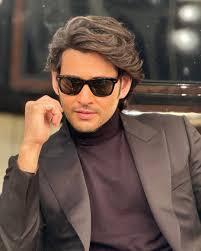
#> input picture All_data_sets/dataset/mb_2.jpeg, 201 x 251 px; its folder holds 5 pictures in this run
$ jupyter execute --allow-errors open_cv_4.ipynb
#> lines starting #> are read from the running program, lines starting #| are printed output that depends on the picture; after the words box and inside, x2 and y2 are one past the last pixel; in counts of white or black regions, pixels touching at a corner belong together
# Contours & Edge Detection

[cell 1]
import cv2
import numpy as np
import matplotlib.pyplot as plt
import os

[cell 2]
path = "../All_data_sets/dataset"

[cell 3]
os.listdir(path)

[cell 4]
def display(img):

    plt.imshow(img)
    plt.axis("off")
    plt.show()

[cell 5]
image = cv2.imread( path+'/mb_2.jpeg' )
#> image is the input picture: shape (251, 201, 3); mean B, G, R 75.2, 84.1, 103.4

# Edge Detection with Canny

[cell 6]
# Convert to grayscale
gray = cv2.cvtColor(image, cv2.COLOR_BGR2GRAY)
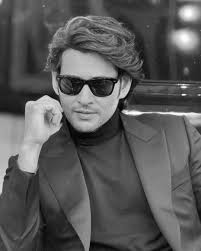
#> gray: shape (251, 201); min 1, max 254, mean 88.8

# Apply Gaussian Blur (reduces noise)
blurred = cv2.GaussianBlur(gray, (5,5), 0)
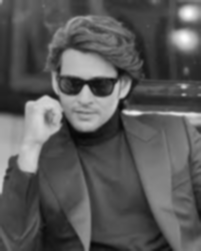
#> blurred: shape (251, 201); min 7, max 252, mean 88.8

# Canny Edge Detection
edges = cv2.Canny(blurred, 100, 200)
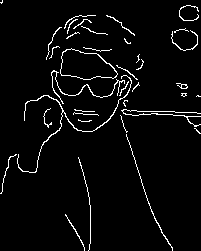
#> edges: shape (251, 201); 3.9% white in thin lines or dots

[cell 7]
display(edges)

[cell 8]
plt.subplot(1,2,1), plt.imshow(gray, cmap='gray'), plt.title("Gray Image")
plt.axis('off')

plt.subplot(1,2,2), plt.imshow(edges, cmap='gray'), plt.title("Canny Edges")
plt.axis('off')

plt.show()
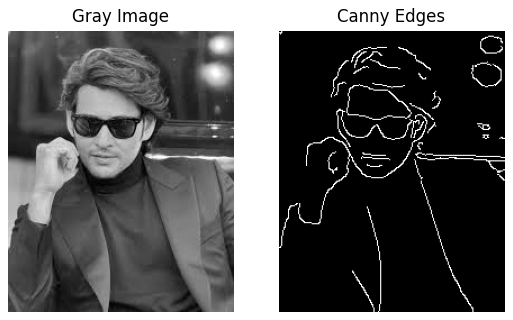
#> figure drawn by matplotlib, 2 panels

# Finding Contours

[cell 9]
# Find contours
contours, hierarchy = cv2.findContours(edges, cv2.RETR_EXTERNAL, cv2.CHAIN_APPROX_SIMPLE)
#> contours = 37 contours, 33 with area under 20; largest, box (x1, y1, x2, y2) and area: (60, 48, 118, 80) 1209, (17, 75, 132, 173) 80, (51, 70, 125, 104) 40, (176, 83, 188, 89) 23

# Draw contours on a copy of the original image
contour_img = image.copy()

cv2.drawContours(contour_img, contours, -1, (0,255,0), 2)
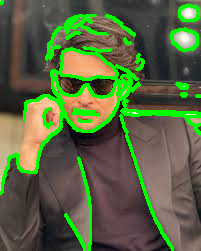
#> contour_img: shape (251, 201, 3); 12.38% of pixels changed, all inside (x1, y1, x2, y2) = (0, 0, 201, 251)

[cell 10]
plt.imshow(cv2.cvtColor(contour_img, cv2.COLOR_BGR2RGB))
plt.title("Contours")
plt.axis('off')
plt.show()

[cell 11]
display(cv2.cvtColor(contour_img , cv2.COLOR_BGR2RGB))

[cell 12]
print(f"Number of contours found: {len(contours)}")
#| Number of contours found: 37

# Step 1: Bounding Rectangle

[cell 13]
for cnt in contours:
    x, y, w, h = cv2.boundingRect(cnt)
    cv2.rectangle(contour_img, (x, y), (x+w, y+h), (255, 0, 0), 2)  # Blue rectangle
#> this loop made 37 passes
#> (x, y, w, h) on passes 1 to 12: (65, 214, 20, 37), (78, 157, 13, 94), (0, 154, 17, 40), (126, 134, 47, 117), (194, 128, 7, 6), (78, 119, 14, 3), (120, 115, 8, 18), (73, 112, 26, 4), (121, 109, 80, 18), (74, 109, 21, 3), (43, 108, 9, 20), (123, 100, 5, 7)
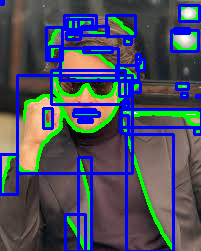
#> contour_img: shape (251, 201, 3); 16.67% of pixels changed, all inside (x1, y1, x2, y2) = (0, 0, 201, 251)

[cell 14]
display( cv2.cvtColor(contour_img, cv2.COLOR_BGR2RGB))

# Step 2: Minimum Enclosing Circle

[cell 15]
for cnt in contours:
    (x, y), radius = cv2.minEnclosingCircle(cnt)
    center = (int(x), int(y))
    radius = int(radius)
    cv2.circle(contour_img, center, radius, (0, 255, 255), 2)  # Yellow circle
#> this loop made 37 passes
#> (x, y, radius, center) on passes 1, 2, 3, 5, 6, 7, 8, 9, 11, 12, 14, 15: (74.5, 232, 20, (74, 232)), (83, 203.5, 46, (83, 203)), (8, 173.5, 21, (8, 173)), (197, 130.5, 3, (197, 130)), (84.5, 119.5, 6, (84, 119)), (123, 123.5, 9, (123, 123)), (85.5, 114, 12, (85, 114)), (160.5, 117, 40, (160, 117)), (49, 117.5, 9, (49, 117)), (125.5, 102.8, 3, (125, 102)), (183.5, 94, 2, (183, 94)), (181.5, 85, 5, (181, 85))
#> (x, y, radius) on passes 4, 10, 13, 24, 31, 32: (149, 192, 62), (84, 110, 10), (198, 96, 2), (97, 48, 14), (94, 30, 13), (82, 25, 9)
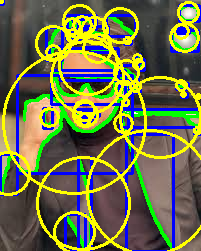
#> contour_img: shape (251, 201, 3); 17.23% of pixels changed, all inside (x1, y1, x2, y2) = (0, 0, 201, 251)

[cell 16]
display( cv2.cvtColor(contour_img, cv2.COLOR_BGR2RGB))

# Step 3: Polygon Approximation

[cell 17]
for cnt in contours:
    epsilon = 0.02 * cv2.arcLength(cnt, True)  # precision factor
    approx = cv2.approxPolyDP(cnt, epsilon, True)
    cv2.drawContours(contour_img, [approx], 0, (255, 0, 255), 2)  # Pink polygon
#> this loop made 37 passes
#> epsilon on passes 5, 6, 7, 9, 11, 12, 13, 14, 15, 16, 17, 18: 0.335, 0.581, 0.808, 7.35, 1.22, 0.426, 0.193, 0.33, 0.763, 0.516, 0.768, 12.1
#> (epsilon, approx) on passes 1, 2, 3, 4, 8, 10: (1.75, [[65, 214], [84, 250], [79, 236]]), (3.95, [[78, 157], [90, 205], [88, 250], [90, 205]]), (1.92, [[16, 154], [8, 159], [0, 193], [8, 160]]), (5.4, [[126, 134], [172, 250]]), (1.11, [[73, 113], [98, 115]]), (0.833, [[74, 109], [82, 111], [94, 111], [82, 111]])
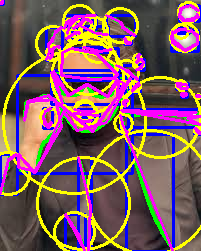
#> contour_img: shape (251, 201, 3); 11.68% of pixels changed, all inside (x1, y1, x2, y2) = (0, 0, 201, 251)

[cell 18]
display( cv2.cvtColor(contour_img, cv2.COLOR_BGR2RGB))

# Contour Area Filter

[cell 19]
min_area = 500   # ignore contours smaller than this
max_area = 5000  # optional upper limit

filtered_img = image.copy()

for cnt in contours:
    area = cv2.contourArea(cnt)
    if area > min_area and area < max_area:
        cv2.drawContours(filtered_img, [cnt], -1, (0, 255, 0), 2)
#> this loop made 37 passes
#> area on passes 15, 18, 19, 23: 23, 79.5, 40, 1209
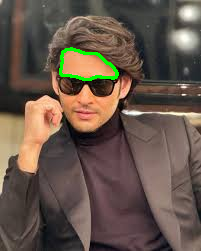
#> filtered_img: shape (251, 201, 3); 0.99% of pixels changed, all inside (x1, y1, x2, y2) = (59, 47, 119, 81)

#> (a cell that did not finish here is left out)

# Bounding Box on Filtered Contours

[cell 21]
for cnt in contours:
    area = cv2.contourArea(cnt)
    if area > min_area and area < max_area:
        x, y, w, h = cv2.boundingRect(cnt)
        cv2.rectangle(filtered_img, (x, y), (x+w, y+h), (255, 0, 0), 2)
#> this loop made 37 passes
#> (area, x, y, w, h) on pass 23: (1209, 60, 48, 58, 32)
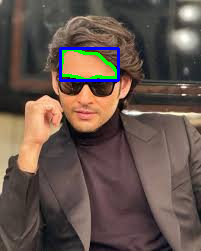
#> filtered_img: shape (251, 201, 3); 1.06% of pixels changed, all inside (x1, y1, x2, y2) = (59, 47, 120, 82)

[cell 22]
display( cv2.cvtColor(filtered_img, cv2.COLOR_BGR2RGB))
